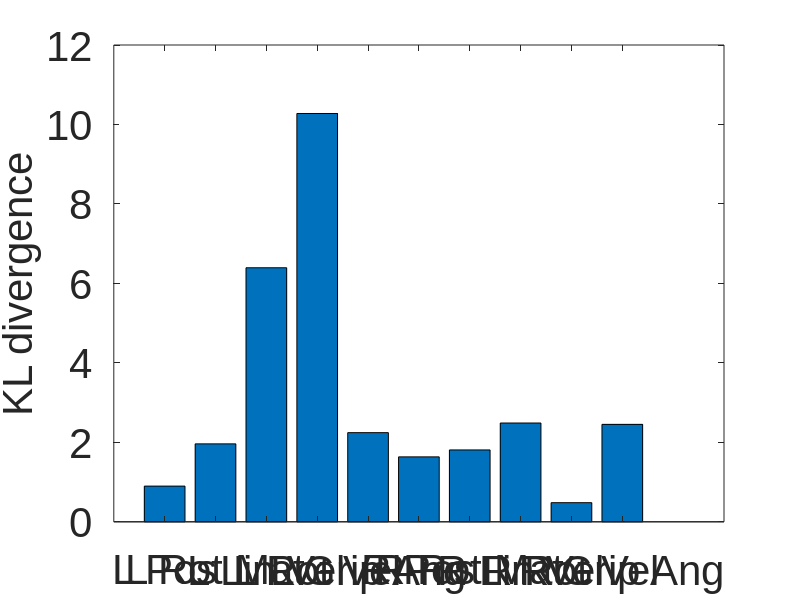

Recreate this plot in MATLAB. (Note: this script raises an error after producing the figure.)
% Kay Hutchinson 2/25/2021
% Executional Error Analysis of JIGSAWS dataset - needle passing

% -------------------------------------------------------------------------
% DATA --------------------------------------------------------------------
% Create the *.mat file containing kinematic data, subject, and label
% Only need to run once,               creates "all_data_needlepassing.mat"
%{
% organized by gesture where each gesture is a 1x3 cell
% containing the kinematic data, the subject, and a nor/err label

% directories
transcriptionDir = 'C:\Users\Student\Documents\UVA Files\Grad\Research\JIGSAWS Dataset\Needle_Passing\Needle_Passing\transcriptions';
kinematicDir = 'C:\Users\Student\Documents\UVA Files\Grad\Research\JIGSAWS Dataset\Needle_Passing\Needle_Passing\kinematics\AllGestures';
labelDir = 'C:\Users\Student\Documents\UVA Files\Grad\Research\IJCARS Paper\Consensus_error_labels_needle_passing';

% gets all csv files in struct
labelFiles = dir(fullfile(labelDir,'*.csv')); %gets all csv files in struct

% gesture cell arrays
G1 = cell(1, 3);  G1i = 1;      G2 = cell(1, 3);  G2i = 1;      G3 = cell(1, 3);  G3i = 1;
G4 = cell(1, 3);  G4i = 1;      G5 = cell(1, 3);  G5i = 1;      G6 = cell(1, 3);  G6i = 1;
G7 = cell(1, 3);  G7i = 1;      G8 = cell(1, 3);  G8i = 1;      G9 = cell(1, 3);  G9i = 1;
G10 = cell(1, 3);  G10i = 1;    G11 = cell(1, 3);  G11i = 1;    G12 = cell(1, 3);  G12i = 1;
G13 = cell(1, 3);  G13i = 1;    G14 = cell(1, 3);  G14i = 1;    G15 = cell(1, 3);  G15i = 1;

% for each gesture
for k = 1:length(labelFiles)
  baseFileName = labelFiles(k).name;
  gesture = split(baseFileName, "_");
  gesture = gesture{3}(1:2);
  
  fulllabelFileName = fullfile(labelDir, baseFileName);
  fprintf(1, 'Now reading %s\n', fulllabelFileName);
  
  fid=fopen(fulllabelFileName,'r');
  fgetl(fid);
  while(~feof(fid))
      % read line
      temp = fgetl(fid);
      row = strsplit(temp, ",");
      row2 = strsplit(row{1}, "/");
      %data = row{2};
      endIndexes = regexp(row2{1}, "_");
      endIndex = endIndexes(3)-1;
      
      % use subject and trial to find kinematic file
      kinematicFileName = row2{1}(1:endIndex) + ".txt";
      fullkinematicFileName = fullfile(kinematicDir, kinematicFileName);
      kinematics = importdata(fullkinematicFileName);
      
      % extract task, subject, trial, and start and stop frames
      data = split(row2{1}, "_");
      task = data{1};
      subject = data{3}(1);
      trial = data{3}(2:4);
      startFrame = str2double(data{4});
      stopFrame = split(data{5}, ".");
      stopFrame = str2double(stopFrame(1));
      
      if row{2} == '1'
          label = 'err';
      else
          label = 'nor';
      end
      
      % fill in cell arrays for each gesture
      if gesture == "G1"
          G1{G1i,1} = kinematics(startFrame:stopFrame, :);
          G1{G1i,2} = subject;
          G1{G1i,3} = label;
          G1i = G1i+1;
      end
      if gesture == "G2"
          G2{G2i,1} = kinematics(startFrame:stopFrame, :);
          G2{G2i,2} = subject;
          G2{G2i,3} = label;
          G2i = G2i+1;
      end
      if gesture == "G3"
          G3{G3i,1} = kinematics(startFrame:stopFrame, :);
          G3{G3i,2} = subject;
          G3{G3i,3} = label;
          G3i = G3i+1;
      end
      if gesture == "G4"
          G4{G4i,1} = kinematics(startFrame:stopFrame, :);
          G4{G4i,2} = subject;
          G4{G4i,3} = label;
          G4i = G4i+1;
      end
      if gesture == "G5"
          G5{G5i,1} = kinematics(startFrame:stopFrame, :);
          G5{G5i,2} = subject;
          G5{G5i,3} = label;
          G5i = G5i+1;
      end
      if gesture == "G6"
          G6{G6i,1} = kinematics(startFrame:stopFrame, :);
          G6{G6i,2} = subject;
          G6{G6i,3} = label;
          G6i = G6i+1;
      end
      if gesture == "G7"
          G7{G7i,1} = kinematics(startFrame:stopFrame, :);
          G7{G7i,2} = subject;
          G7{G7i,3} = label;
          G7i = G7i+1;
      end
      if gesture == "G8"
          G8{G8i,1} = kinematics(startFrame:stopFrame, :);
          G8{G8i,2} = subject;
          G8{G8i,3} = label;
          G8i = G8i+1;
      end
      if gesture == "G9"
          G9{G9i,1} = kinematics(startFrame:stopFrame, :);
          G9{G9i,2} = subject;
          G9{G9i,3} = label;
          G9i = G9i+1;
      end
      if gesture == "G10"
          G10{G10i,1} = kinematics(startFrame:stopFrame, :);
          G10{G10i,2} = subject;
          G10{G10i,3} = label;
          G10i = G10i+1;
      end
      if gesture == "G11"
          G11{G11i,1} = kinematics(startFrame:stopFrame, :);
          G11{G11i,2} = subject;
          G11{G11i,3} = label;
          G11i = G11i+1;
      end
      if gesture == "G12"
          G12{G12i,1} = kinematics(startFrame:stopFrame, :);
          G12{G12i,2} = subject;
          G12{G12i,3} = label;
          G12i = G12i+1;
      end
      if gesture == "G13"
          G13{G13i,1} = kinematics(startFrame:stopFrame, :);
          G13{G13i,2} = subject;
          G13{G13i,3} = label;
          G13i = G13i+1;
      end
      if gesture == "G14"
          G14{G14i,1} = kinematics(startFrame:stopFrame, :);
          G14{G14i,2} = subject;
          G14{G14i,3} = label;
          G14i = G14i+1;
      end
      if gesture == "G15"
          G15{G15i,1} = kinematics(startFrame:stopFrame, :);
          G15{G15i,2} = subject;
          G15{G15i,3} = label;
          G15i = G15i+1;
      end
      
      
  end
  
  fclose(fid);
  fprintf(1, 'Finished gesture %s\n', gesture);
  
end

% save as .mat file
save("all_data_needle_passing.mat", "G1", "G2", "G3", "G4", "G5", "G6", "G7", "G8", "G9", "G10", "G11", "G12", "G13", "G14", "G15")
%}
% -------------------------------------------------------------------------


% -------------------------------------------------------------------------
% DTW ---------------------------------------------------------------------
% Create *.mat file containing dtw for each gesture
% Only need to run once,          creates "all_data_needle_passing_dtw.mat"
%{
% Load *.mat file of all task data
all_data = load("all_data_needle_passing.mat");

G_all=cell(1,7);
G_all{1}=all_data.G1; G_all{2}=all_data.G2; G_all{3}=all_data.G3;
G_all{4}=all_data.G4; G_all{5}=all_data.G5; G_all{6}=all_data.G6;
G_all{7}=all_data.G8;

% DTW multivariate
G_all_dtw_m=multivariDTW(G_all);
save('all_data_needle_passing_dtw.mat','G_all_dtw_m');
%}
% -------------------------------------------------------------------------


% -------------------------------------------------------------------------
% KL ----------------------------------------------------------------------
% Analyze data
% Create *.mat file containing KL divergences
% Only need to run once,                    creates "KL_needle_passing.mat"
%{
% Load .mat file with dtw data
all_data_dtw = load("all_data_needle_passing_dtw.mat");
% KL divergence
relt_etrpy_m_G=GestureEntropy(all_data_dtw.G_all_dtw_m);
save('KL_needle_passing.mat','relt_etrpy_m_G')
%}
% -------------------------------------------------------------------------


% -------------------------------------------------------------------------
% PLOTS -------------------------------------------------------------------
% Make KL div plots
%{
a = load('KL_needle_passing.mat');
relt_etrpy_m_G = a.relt_etrpy_m_G;
Gestures=[  "G1: Reaching for needle with right hand",
            "G2: Positioning needle",
            "G3: Pushing needle through tissue",
            "G4: Transferring needle from left to right",
            "G5: Moving to center with needle in grip",
            "G6: Pulling suture with left hand",
            "G8: Orienting needle"];
max_G_suture=[];
for i=1:7
    val=relt_etrpy_m_G{i};
    max_G_suture=[max_G_suture max(val)];
end

for f=1:7
    figure;
    y = [relt_etrpy_m_G{f}(1) relt_etrpy_m_G{f}(16); relt_etrpy_m_G{f}(2) relt_etrpy_m_G{f}(17); relt_etrpy_m_G{f}(3) relt_etrpy_m_G{f}(18); relt_etrpy_m_G{f}(4) relt_etrpy_m_G{f}(19); relt_etrpy_m_G{f}(5) relt_etrpy_m_G{f}(20); relt_etrpy_m_G{f}(6) relt_etrpy_m_G{f}(11); relt_etrpy_m_G{f}(7) relt_etrpy_m_G{f}(12); relt_etrpy_m_G{f}(8) relt_etrpy_m_G{f}(13); relt_etrpy_m_G{f}(9) relt_etrpy_m_G{f}(14); relt_etrpy_m_G{f}(10) relt_etrpy_m_G{f}(15)];
    b = bar(1:10, y);
    xticks([1:10]);
    xticklabels({   'L Pos',
                    'L Rot Mat',
                    'L Lin Vel',
                    'L Rot Vel',
                    'L Gripper Ang',
                    'R Pos',
                    'R Rot Mat',
                    'R Lin Vel',
                    'R Rot Vel',
                    'R Gripper Ang'});
    xtickangle(45);
    %xlim([0 21]);
    xlim([0 11]);
    % Legend
    set(b, {'DisplayName'}, {'MTM','PSM'}')
    legend() 

    title(["Needle Passing", Gestures(f),"dtw:(errnor vs. nornor)"]);
    xlabel("Parameter")
    ylabel("KL divergence")
end
%}

myfontsize = 30;
a = load('KL_needle_passing.mat');
relt_etrpy_m_G = a.relt_etrpy_m_G;
Gestures=[  "G1: Reaching for needle with right hand",
            "G2: Positioning needle",
            "G3: Pushing needle through tissue",
            "G4: Transferring needle from left to right",
            "G5: Moving to center with needle in grip",
            "G6: Pulling suture with left hand",
            "G8: Orienting needle"];
        
for f=[2, 3]
    gind = [1, 2, 3, 4, 5, 6, 8, 9];
    fig=figure('Position', [10, 10, 900, 900]);
    y = [relt_etrpy_m_G{f}(16); relt_etrpy_m_G{f}(17); relt_etrpy_m_G{f}(18); relt_etrpy_m_G{f}(19); relt_etrpy_m_G{f}(20); relt_etrpy_m_G{f}(11); relt_etrpy_m_G{f}(12); relt_etrpy_m_G{f}(13); relt_etrpy_m_G{f}(14); relt_etrpy_m_G{f}(15)];
    b = bar(1:10, y);
    xticks([1:10]);
    xticklabels({   'L Pos',
                    'L Rot Mat',
                    'L Lin Vel',
                    'L Rot Vel',
                    'L Grip Ang',
                    'R Pos',
                    'R Rot Mat',
                    'R Lin Vel',
                    'R Rot Vel',
                    'R Grip Ang'});
    xtickangle(45);
    %xlim([0 21]);
    %xlim([0 11]);
    % Legend
    %set(b, {'DisplayName'}, {'MTM','PSM'}')
    %legend() 
    
    % set tick labels
    set(gca,'FontWeight', 'normal', 'FontName', 'Arial', 'FontSize', myfontsize);
    
    if f == 2
        set(gca, 'YLim', [0 12],'FontWeight', 'normal', 'FontName', 'Arial', 'FontSize', myfontsize);
    elseif f == 3
        set(gca, 'YLim', [0 8],'FontWeight', 'normal', 'FontName', 'Arial', 'FontSize', myfontsize);
    else
        set(gca,'FontWeight', 'normal', 'FontName', 'Arial', 'FontSize', myfontsize);
    end
            

    %t = title(["Needle Passing", Gestures(f)], 'FontWeight', 'normal', 'FontName', 'Arial', 'FontSize', myfontsize); %,"dtw:(errnor vs. nornor)"]);
    %xlabel("Parameter", 'FontWeight', 'normal', 'FontName', 'Arial', 'FontSize', myfontsize);
    ylabel("KL divergence", 'FontWeight', 'normal', 'FontName', 'Arial', 'FontSize', myfontsize);
    
    figname='NP_G'+string(gind(f))+'_KLD.pdf';
    print(gcf, '-dpdf', '-bestfit', figname);
end

% -------------------------------------------------------------------------

